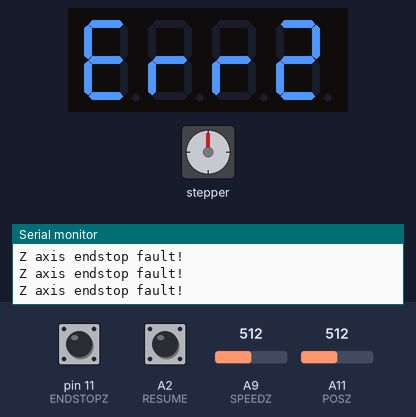
A sketch run on a simulated Arduino Mega 2560, built with avr-gcc and run on an emulated ATmega2560. On the bench: stepper motor, 4-digit seven-segment display, the last lines printed to the serial monitor. Wiring (inferred from the names in the program): stepper motor driver (200 steps per turn assumed): step pin 7; direction pin 4; enable pin 8. The inputs (shaded band) are chosen by the test bench; at power-on: pin 11 (ENDSTOPZ) HIGH, A2 (RESUME) HIGH, A9 (SPEEDZ) = 512, A11 (POSZ) = 512.

Above: at 3.0 s.
3.1 s: pin 11 (ENDSTOPZ) pulled LOW for 1.25 s
At 4.1 s:
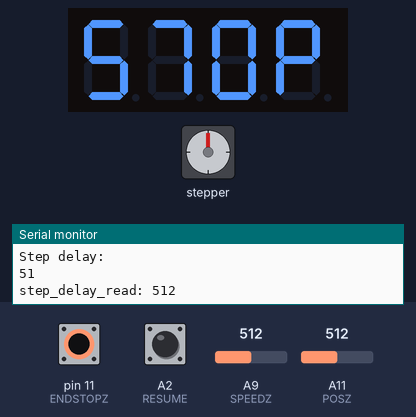
5.8 s: A2 (RESUME) pulled LOW for 1.25 s
At 7.4 s:
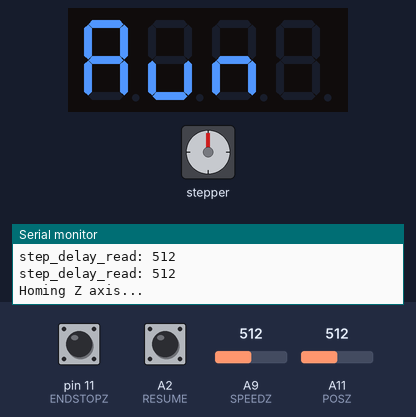
10.2 s: pin 11 (ENDSTOPZ) pulled LOW for 1.25 s
13.2 s: A2 (RESUME) pulled LOW for 1.25 s
At 15.5 s:
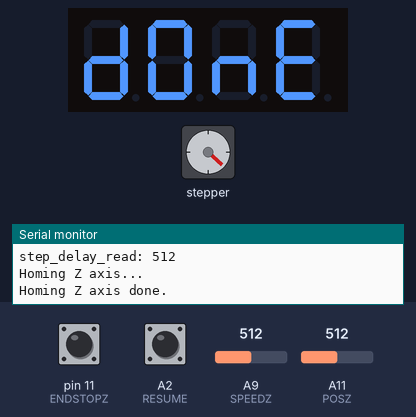
17.7 s: pin 11 (ENDSTOPZ) pulled LOW for 3.2 s
22.4 s: A2 (RESUME) pulled LOW for 3.2 s
At 27.97 s:
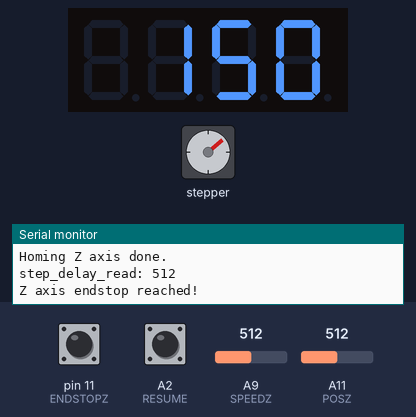
Timing chart, 0 to 29.6 s (numbered marks = the images above; inputs shaded):
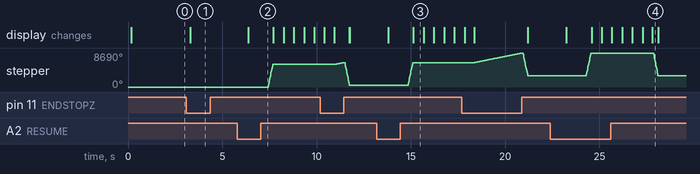

The sketch:

drill-stepper.ino
```cpp
#include <TM1637Display.h>

#define BAUD (115200)
#define DEBUG true

#define STEPPULSE 10 // stepper driver step pulse length
#define STEPDELAY 10 // delay until the next step
#define MMSTEPSZ  200*16 // 200 steps is one full rotation of the stepper
#define MAXZ      300 // 30cm is the maximum z axis displacement
#define MMRATIO   0.2932f // (float) MAXZ/1023
#define STEPRATIO 938     // (int) MMSTEPSZ*MAXZ/1023
#define DEADZONE  5

#define RESUME A2
// Z axis stepper driver pins
#define ENABLE 8 // shared by all axis
#define STEPZ  7
#define DIRZ   4
#define ENDSTOPZ 11
// #define POSZ   A6 // for UNO
#define POSZ   A11 // for Leonardo, pin D12
#define SPEEDZ  A9 // for Leonardo, pin D9

int step_delay_z;
int step_delay_old;
int step_delay_read;
bool current_dir; // forward or reverse
bool error;

bool run_z;
int destz_Read;
int destz_Old;
long pos_z;
long dest_z;
float dest_z_mm;
float old_dest_z_mm;

int disp_timer;

TM1637Display display(A5, A4);

const uint8_t SEG_DONE[] = {
  SEG_B | SEG_C | SEG_D | SEG_E | SEG_G,           // d
  SEG_A | SEG_B | SEG_C | SEG_D | SEG_E | SEG_F,   // O
  SEG_C | SEG_E | SEG_G,                           // n
  SEG_A | SEG_D | SEG_E | SEG_F | SEG_G            // E
};
const uint8_t SEG_ERRZ[] = {
  SEG_A | SEG_D | SEG_E | SEG_F | SEG_G,           // E
  SEG_E | SEG_G,                                   // r
  SEG_E | SEG_G,                                   // r
  SEG_A | SEG_B | SEG_D | SEG_E | SEG_G            // Z
};
const uint8_t SEG_HOME[] = {
  SEG_B | SEG_C | SEG_E | SEG_F | SEG_G,           // H
  SEG_A | SEG_B | SEG_C | SEG_D | SEG_E | SEG_F,   // O
  SEG_A | SEG_B | SEG_C | SEG_E | SEG_F,           // n
  SEG_A | SEG_D | SEG_E | SEG_F | SEG_G            // E
};
const uint8_t SEG_STOP[] = {
  SEG_A | SEG_C | SEG_D | SEG_F | SEG_G,           // S
  SEG_A | SEG_B | SEG_C,                           // T
  SEG_A | SEG_B | SEG_C | SEG_D | SEG_E | SEG_F,   // O
  SEG_A | SEG_B | SEG_E | SEG_F | SEG_G            // P
};
const uint8_t SEG_START[] = {
  SEG_A | SEG_B | SEG_C | SEG_E | SEG_F | SEG_G,   // R
  SEG_C | SEG_D | SEG_E,                           // u
  SEG_C | SEG_E | SEG_G,                           // n
  0x00                                             // _
};

void setup()
{
  display.clear();
  display.setBrightness(0x01);

  if (DEBUG) {
    display.showNumberDec(BAUD/100, false);
    Serial.begin(BAUD);
    delay(100);
    serialPrint("Drill press starting...");
  }

  pinMode(RESUME, INPUT_PULLUP);  // Resume/Pause button
  // stepper pins
  pinMode(ENABLE, OUTPUT); // Enable
  pinMode(STEPZ, OUTPUT);  // Step
  pinMode(DIRZ, OUTPUT);   // Dir
  pinMode(POSZ, INPUT);    // Position knob
  pinMode(SPEEDZ, INPUT);  // Speed knob
  // endstops
  pinMode(ENDSTOPZ, INPUT_PULLUP); // Endstop default closed

  step_delay_z = STEPDELAY;
  current_dir = false; // set reverse
  disp_timer = 0;

  error = true; // we don't know the position of the machine
  old_dest_z_mm = 0.0f;
  dest_z_mm = 120.0f;
  dest_z = dest_z_mm * STEPRATIO;
  pos_z = 0L;    // should actually be undefined
  run_z = false; // wait for enable

  sanityCheck();
}

void loop()
{
  // get destination
  if (disp_timer == 0) {
    readPots();
  } else if (disp_timer > 1000) {
    disp_timer = 0;
  } else {
    disp_timer += 1;
  }

  checkEnabled();

  if (run_z && error) {
    homeZAxis();
  } else if (run_z && !checkEndstopZ()) {
    // check where we are
    if (pos_z == dest_z) {
      doStay();
    } else if (dest_z > pos_z) {
      doStepZ(true);
    } else if (dest_z < pos_z) {
      doStepZ(false);
    }
  }
}

void sanityCheck() {
  while (digitalRead(ENDSTOPZ) == HIGH) {
    serialPrint("Z axis endstop fault!");
    display.setBrightness(0x0f);
    display.clear();
    display.setSegments(SEG_ERRZ);
    delay(1000);
  }
}

int readPots() {
  destz_Read = analogRead(POSZ);
  // Use a deadzone for stable target value
  while (destz_Read < (destz_Old - DEADZONE) || destz_Read > (destz_Old + DEADZONE)) {
    destz_Old = destz_Read;
    dest_z_mm = destz_Read * MMRATIO;
    dest_z = (long)destz_Read * STEPRATIO;

    updateCounter();
  }

  step_delay_read = analogRead(SPEEDZ);
  while (step_delay_read < (step_delay_old - DEADZONE) || step_delay_read > (step_delay_old + DEADZONE)) {
    step_delay_old = step_delay_read;
    step_delay_z = (int)(step_delay_read/10);
    serialPrint("Step delay: ");
    serialPrint(step_delay_z);
  }
  serialPrint("step_delay_read: ", step_delay_read);
}

void checkEnabled() {
  if (digitalRead(RESUME) == LOW) {
    run_z = true;
    display.setSegments(SEG_START);
    delay(1000);
  }
  if (!run_z) {
    display.setSegments(SEG_STOP);
    delay(1000);
  }
}

void doStay() {
  serialPrint("At set position: ", dest_z);
  for (int x = 0; x < 4; x++) {
    if (x % 2 == 0) {
      display.setBrightness(0x0f);
    } else {
      display.setBrightness(0x01);
    }
    updateCounter();
    delay(500);
  }
  readPots();
}

// this is an expensive funtion, expect a huge delay!
void updateCounter() {
  display.showNumberDec(dest_z_mm, false);
}

void doStepZ(const bool dir) {
  current_dir = dir;
  digitalWrite(DIRZ, dir); // Set Dir
  digitalWrite(STEPZ, HIGH); // Output high
  delayMicroseconds(STEPPULSE); // Step
  digitalWrite(STEPZ, LOW); // Output low
  delayMicroseconds(step_delay_z); // Wait

  if (dir) {
    pos_z += 1;
  } else {
    pos_z -= 1;
  }
}

void homeZAxis() {
  serialPrint("Homing Z axis...");
  display.clear();
  display.setSegments(SEG_HOME);
  current_dir = false;

  digitalWrite(ENABLE, LOW); // enable steppers
  while (digitalRead(ENDSTOPZ) == LOW) {
    // go home
    doStepZ(current_dir);
  }
  // back off
  reverseDir();
  for (int x = 0; x < MMSTEPSZ; x++) {
    doStepZ(current_dir);
  }

  serialPrint("Homing Z axis done.");
  for (int x = 0; x < 6; x++) {
    if (x % 2 == 0) {
      display.setBrightness(0x0f);
    } else {
      display.setBrightness(0x01);
    }
    display.clear();
    display.setSegments(SEG_DONE);
    delay(500);
  }
  display.setBrightness(0x01);

  pos_z = 0;
  error = false;
  updateCounter();
}

void reverseDir() {
  if (current_dir) {
    current_dir = false;
  } else {
    current_dir = true;
  }
}

bool checkEndstopZ() {
  if (digitalRead(ENDSTOPZ) == HIGH) {
    // stop at once if endstop reached, back off until cleared
    serialPrint("Z axis endstop reached!");
    display.setBrightness(0x0f);
    display.clear();
    display.setSegments(SEG_ERRZ);

    // reverse and back off
    reverseDir();
    for (int x = 0; x < MMSTEPSZ; x++) {
      doStepZ(current_dir);
    }
    serialPrint("Z axis endstop cleared.");

    // disable steppers, wait for reset
    digitalWrite(ENABLE, HIGH);
    error = true;
    run_z = false;
    serialPrint("Stopped Z");

    return true;
  }
  return false;
}

void serialPrint(const String &text, const int val) {
  if (DEBUG) {
    Serial.print(text);
    Serial.println(val);
  }
}

void serialPrint(const String &text) {
  if (DEBUG) {
    Serial.println(text);
  }
}

void serialPrint(const int text) {
  if (DEBUG) {
    Serial.println(text);
  }
}
```

Measured:
- after the input at 3.1 s, the display: changes after 0.21 s (image 1)
- after the input at 5.8 s, stepper: turns 5760° clockwise in 0.23 s, starting after 1.6 s; the display: changes after 0.58 s (image 2)
- after the input at 13.2 s, stepper: turns 5760° clockwise in 0.23 s, starting after 1.7 s; the display: first changes after 0.61 s (image 3 shows a later state)
- after the input at 22.4 s, stepper: turns 5760° clockwise in 0.23 s, then 5760° counter-clockwise in 0.23 s; the display: first changes after 0.86 s (image 4 shows a later state)
